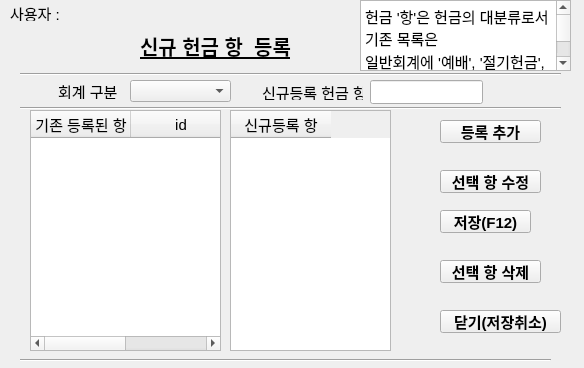
<?xml version="1.0" encoding="UTF-8"?>
<ui version="4.0">
 <class>Dialog</class>
 <widget class="QDialog" name="Dialog">
  <property name="enabled">
   <bool>true</bool>
  </property>
  <property name="geometry">
   <rect>
    <x>0</x>
    <y>0</y>
    <width>584</width>
    <height>368</height>
   </rect>
  </property>
  <property name="font">
   <font>
    <pointsize>11</pointsize>
   </font>
  </property>
  <property name="windowTitle">
   <string>Dialog</string>
  </property>
  <widget class="QLabel" name="user">
   <property name="geometry">
    <rect>
     <x>10</x>
     <y>5</y>
     <width>51</width>
     <height>16</height>
    </rect>
   </property>
   <property name="text">
    <string>사용자 :</string>
   </property>
  </widget>
  <widget class="Line" name="line_22">
   <property name="geometry">
    <rect>
     <x>20</x>
     <y>350</y>
     <width>531</width>
     <height>20</height>
    </rect>
   </property>
   <property name="orientation">
    <enum>Qt::Horizontal</enum>
   </property>
  </widget>
  <widget class="QLabel" name="user_widget">
   <property name="geometry">
    <rect>
     <x>80</x>
     <y>6</y>
     <width>51</width>
     <height>16</height>
    </rect>
   </property>
   <property name="text">
    <string/>
   </property>
  </widget>
  <widget class="QPushButton" name="addhang_button">
   <property name="geometry">
    <rect>
     <x>440</x>
     <y>120</y>
     <width>101</width>
     <height>23</height>
    </rect>
   </property>
   <property name="font">
    <font>
     <pointsize>11</pointsize>
     <weight>75</weight>
     <bold>true</bold>
    </font>
   </property>
   <property name="text">
    <string>등록 추가</string>
   </property>
   <property name="autoDefault">
    <bool>false</bool>
   </property>
   <property name="default">
    <bool>false</bool>
   </property>
  </widget>
  <widget class="Line" name="line_5">
   <property name="geometry">
    <rect>
     <x>20</x>
     <y>100</y>
     <width>541</width>
     <height>16</height>
    </rect>
   </property>
   <property name="orientation">
    <enum>Qt::Horizontal</enum>
   </property>
  </widget>
  <widget class="QPushButton" name="hang_cancel_button">
   <property name="geometry">
    <rect>
     <x>440</x>
     <y>310</y>
     <width>121</width>
     <height>23</height>
    </rect>
   </property>
   <property name="font">
    <font>
     <pointsize>11</pointsize>
     <weight>75</weight>
     <bold>true</bold>
    </font>
   </property>
   <property name="text">
    <string>닫기(저장취소)</string>
   </property>
   <property name="autoDefault">
    <bool>false</bool>
   </property>
  </widget>
  <widget class="QPushButton" name="hang_save_button">
   <property name="geometry">
    <rect>
     <x>440</x>
     <y>210</y>
     <width>91</width>
     <height>23</height>
    </rect>
   </property>
   <property name="font">
    <font>
     <pointsize>11</pointsize>
     <weight>75</weight>
     <bold>true</bold>
    </font>
   </property>
   <property name="text">
    <string>저장(F12)</string>
   </property>
   <property name="shortcut">
    <string>F12</string>
   </property>
   <property name="autoDefault">
    <bool>false</bool>
   </property>
  </widget>
  <widget class="Line" name="line_3">
   <property name="geometry">
    <rect>
     <x>20</x>
     <y>64</y>
     <width>541</width>
     <height>20</height>
    </rect>
   </property>
   <property name="orientation">
    <enum>Qt::Horizontal</enum>
   </property>
  </widget>
  <widget class="QLabel" name="label">
   <property name="geometry">
    <rect>
     <x>58</x>
     <y>83</y>
     <width>61</width>
     <height>16</height>
    </rect>
   </property>
   <property name="text">
    <string>회계 구분</string>
   </property>
  </widget>
  <widget class="QLineEdit" name="new_hun_hang_reg_widget">
   <property name="geometry">
    <rect>
     <x>370</x>
     <y>80</y>
     <width>113</width>
     <height>24</height>
    </rect>
   </property>
  </widget>
  <widget class="QTableWidget" name="registed_hang_tableWidget">
   <property name="geometry">
    <rect>
     <x>30</x>
     <y>110</y>
     <width>191</width>
     <height>241</height>
    </rect>
   </property>
   <property name="focusPolicy">
    <enum>Qt::NoFocus</enum>
   </property>
   <column>
    <property name="text">
     <string>기존 등록된 항</string>
    </property>
   </column>
   <column>
    <property name="text">
     <string>id</string>
    </property>
   </column>
  </widget>
  <widget class="QTableWidget" name="new_hang_tableWidget">
   <property name="geometry">
    <rect>
     <x>230</x>
     <y>110</y>
     <width>161</width>
     <height>241</height>
    </rect>
   </property>
   <property name="focusPolicy">
    <enum>Qt::NoFocus</enum>
   </property>
   <column>
    <property name="text">
     <string>신규등록 항</string>
    </property>
   </column>
  </widget>
  <widget class="QLabel" name="label_2">
   <property name="geometry">
    <rect>
     <x>140</x>
     <y>30</y>
     <width>181</width>
     <height>31</height>
    </rect>
   </property>
   <property name="font">
    <font>
     <pointsize>15</pointsize>
     <weight>75</weight>
     <bold>true</bold>
     <underline>true</underline>
    </font>
   </property>
   <property name="text">
    <string>신규 헌금 항  등록</string>
   </property>
  </widget>
  <widget class="QComboBox" name="gubun_comboBox">
   <property name="geometry">
    <rect>
     <x>130</x>
     <y>80</y>
     <width>101</width>
     <height>22</height>
    </rect>
   </property>
  </widget>
  <widget class="QLabel" name="label_3">
   <property name="geometry">
    <rect>
     <x>262</x>
     <y>84</y>
     <width>101</width>
     <height>16</height>
    </rect>
   </property>
   <property name="text">
    <string>신규등록 헌금 항</string>
   </property>
  </widget>
  <widget class="QPushButton" name="hang_delete_button">
   <property name="geometry">
    <rect>
     <x>440</x>
     <y>260</y>
     <width>101</width>
     <height>23</height>
    </rect>
   </property>
   <property name="font">
    <font>
     <pointsize>11</pointsize>
     <weight>75</weight>
     <bold>true</bold>
    </font>
   </property>
   <property name="text">
    <string>선택 항 삭제</string>
   </property>
   <property name="autoDefault">
    <bool>false</bool>
   </property>
   <property name="default">
    <bool>false</bool>
   </property>
  </widget>
  <widget class="QPushButton" name="hang_delete_button_2">
   <property name="geometry">
    <rect>
     <x>440</x>
     <y>170</y>
     <width>101</width>
     <height>23</height>
    </rect>
   </property>
   <property name="font">
    <font>
     <pointsize>11</pointsize>
     <weight>75</weight>
     <bold>true</bold>
    </font>
   </property>
   <property name="text">
    <string>선택 항 수정</string>
   </property>
   <property name="autoDefault">
    <bool>false</bool>
   </property>
   <property name="default">
    <bool>false</bool>
   </property>
  </widget>
  <widget class="QTextEdit" name="textEdit">
   <property name="geometry">
    <rect>
     <x>360</x>
     <y>0</y>
     <width>211</width>
     <height>71</height>
    </rect>
   </property>
   <property name="html">
    <string>&lt;!DOCTYPE HTML PUBLIC &quot;-//W3C//DTD HTML 4.0//EN&quot; &quot;http://www.w3.org/TR/REC-html40/strict.dtd&quot;&gt;
&lt;html&gt;&lt;head&gt;&lt;meta name=&quot;qrichtext&quot; content=&quot;1&quot; /&gt;&lt;style type=&quot;text/css&quot;&gt;
p, li { white-space: pre-wrap; }
&lt;/style&gt;&lt;/head&gt;&lt;body style=&quot; font-family:'Gulim'; font-size:11pt; font-weight:400; font-style:normal;&quot;&gt;
&lt;p style=&quot; margin-top:0px; margin-bottom:0px; margin-left:0px; margin-right:0px; -qt-block-indent:0; text-indent:0px;&quot;&gt;헌금 '항'은 헌금의 대분류로서 기존 목록은 &lt;/p&gt;
&lt;p style=&quot; margin-top:0px; margin-bottom:0px; margin-left:0px; margin-right:0px; -qt-block-indent:0; text-indent:0px;&quot;&gt;일반회계에 '예배', '절기헌금', '지정헌금',' 기타소득'&lt;/p&gt;
&lt;p style=&quot; margin-top:0px; margin-bottom:0px; margin-left:0px; margin-right:0px; -qt-block-indent:0; text-indent:0px;&quot;&gt;이 있으며,&lt;/p&gt;
&lt;p style=&quot; margin-top:0px; margin-bottom:0px; margin-left:0px; margin-right:0px; -qt-block-indent:0; text-indent:0px;&quot;&gt;선교회계에는 '선교헌금' 이 있다.&lt;/p&gt;&lt;/body&gt;&lt;/html&gt;</string>
   </property>
  </widget>
 </widget>
 <tabstops>
  <tabstop>gubun_comboBox</tabstop>
  <tabstop>new_hun_hang_reg_widget</tabstop>
  <tabstop>addhang_button</tabstop>
  <tabstop>hang_save_button</tabstop>
  <tabstop>hang_cancel_button</tabstop>
  <tabstop>hang_delete_button</tabstop>
 </tabstops>
 <resources/>
 <connections>
  <connection>
   <sender>hang_save_button</sender>
   <signal>clicked()</signal>
   <receiver>Dialog</receiver>
   <slot>file_save()</slot>
   <hints>
    <hint type="sourcelabel">
     <x>460</x>
     <y>211</y>
    </hint>
    <hint type="destinationlabel">
     <x>414</x>
     <y>255</y>
    </hint>
   </hints>
  </connection>
  <connection>
   <sender>hang_cancel_button</sender>
   <signal>clicked()</signal>
   <receiver>Dialog</receiver>
   <slot>filesave_cancel()</slot>
   <hints>
    <hint type="sourcelabel">
     <x>480</x>
     <y>316</y>
    </hint>
    <hint type="destinationlabel">
     <x>404</x>
     <y>310</y>
    </hint>
   </hints>
  </connection>
  <connection>
   <sender>addhang_button</sender>
   <signal>clicked()</signal>
   <receiver>Dialog</receiver>
   <slot>hang_reg_input()</slot>
   <hints>
    <hint type="sourcelabel">
     <x>484</x>
     <y>125</y>
    </hint>
    <hint type="destinationlabel">
     <x>561</x>
     <y>130</y>
    </hint>
   </hints>
  </connection>
  <connection>
   <sender>hang_delete_button</sender>
   <signal>clicked()</signal>
   <receiver>Dialog</receiver>
   <slot>delete_selected_row()</slot>
   <hints>
    <hint type="sourcelabel">
     <x>446</x>
     <y>268</y>
    </hint>
    <hint type="destinationlabel">
     <x>403</x>
     <y>188</y>
    </hint>
   </hints>
  </connection>
  <connection>
   <sender>hang_delete_button_2</sender>
   <signal>clicked()</signal>
   <receiver>Dialog</receiver>
   <slot>hunhang_modify()</slot>
   <hints>
    <hint type="sourcelabel">
     <x>505</x>
     <y>177</y>
    </hint>
    <hint type="destinationlabel">
     <x>549</x>
     <y>184</y>
    </hint>
   </hints>
  </connection>
 </connections>
 <slots>
  <slot>hang_reg_input()</slot>
  <slot>hang_add_cancel()</slot>
  <slot>file_save()</slot>
  <slot>filesave_cancel()</slot>
  <slot>hunhang_modify()</slot>
  <slot>delete_selected_row()</slot>
 </slots>
</ui>
